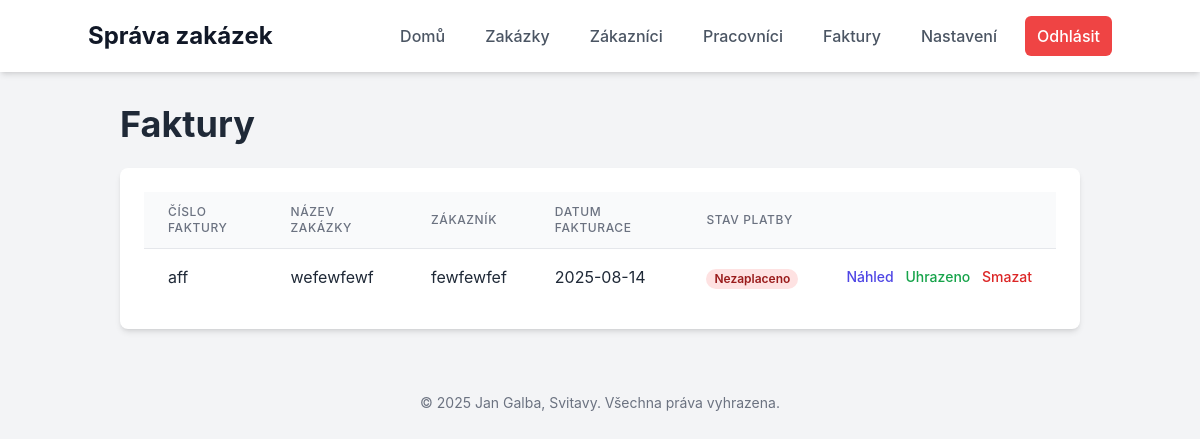
Screenshot of /invoices (signed in) with the database file from the repository.
### tables this page shows
CREATE TABLE invoices (
            id INTEGER PRIMARY KEY AUTOINCREMENT,
            job_id INTEGER UNIQUE NOT NULL,
            invoice_number TEXT NOT NULL,
            invoice_date TEXT NOT NULL,
            due_date TEXT NOT NULL,
            payment_type TEXT NOT NULL,
            total_price REAL NOT NULL,
            payment_status TEXT NOT NULL DEFAULT 'Nezaplaceno',
            FOREIGN KEY (job_id) REFERENCES jobs (id)
        );

CREATE TABLE jobs (
            id INTEGER PRIMARY KEY AUTOINCREMENT,
            job_number TEXT UNIQUE NOT NULL,
            job_name TEXT NOT NULL,
            description TEXT,
            customer_id INTEGER,
            status TEXT NOT NULL,
            due_date TEXT,
            price REAL,
            hourly_rate REAL,
            deposit REAL,
            total_paid REAL,
            is_invoiced INTEGER DEFAULT 0,
            invoice_date TEXT,
            payment_status TEXT DEFAULT 'Nezaplaceno',
            FOREIGN KEY (customer_id) REFERENCES customers (id)
        );

CREATE TABLE customers (
            id INTEGER PRIMARY KEY AUTOINCREMENT,
            name TEXT NOT NULL,
            company TEXT,
            address TEXT,
            phone TEXT,
            email TEXT
        );

### app.py (the view)
@app.route("/invoices")
@login_required
def invoice_list():
    conn = get_db_connection()
    invoices = conn.execute("""
        SELECT
            invoices.*,
            jobs.job_name,
            customers.name AS customer_name
        FROM invoices
        LEFT JOIN jobs ON invoices.job_id = jobs.id
        LEFT JOIN customers ON jobs.customer_id = customers.id
        ORDER BY invoices.invoice_date DESC
    """).fetchall()
    conn.close()
    return render_template("invoice_list.html", invoices=invoices)

### app.py (called while the page is built)
def get_db_connection():
    conn = sqlite3.connect(os.path.join(app.root_path, "zakazky.db"))
    conn.row_factory = sqlite3.Row
    return conn

def login_required(f):
    @wraps(f)
    def decorated_function(*args, **kwargs):
        if 'logged_in' not in session:
            return redirect(url_for('login'))
        return f(*args, **kwargs)
    return decorated_function

@app.before_request
def before_request():
    g.user = None
    if 'logged_in' in session:
        g.user = "admin"

### templates/invoice_list.html (shortened to what this page needs)
{% extends "layout.html" %}
{% block content %}
<div class="flex justify-between items-center mb-6">
    <h1 class="text-4xl font-bold">Faktury</h1>
</div>
<div class="bg-white p-6 rounded-lg shadow-md overflow-x-auto">
    <table class="min-w-full divide-y divide-gray-200">
        <thead class="bg-gray-50">
            <tr>
                <th class="px-6 py-3 text-left text-xs font-medium text-gray-500 uppercase tracking-wider">Číslo faktury</th>
                <th class="px-6 py-3 text-left text-xs font-medium text-gray-500 uppercase tracking-wider">Název zakázky</th>
                <th class="px-6 py-3 text-left text-xs font-medium text-gray-500 uppercase tracking-wider">Zákazník</th>
                <th class="px-6 py-3 text-left text-xs font-medium text-gray-500 uppercase tracking-wider">Datum fakturace</th>
                <th class="px-6 py-3 text-left text-xs font-medium text-gray-500 uppercase tracking-wider">Stav platby</th>
                <th class="px-6 py-3"></th>
            </tr>
        </thead>
        <tbody class="bg-white divide-y divide-gray-200">
            {% for invoice in invoices %}
            <tr>
                <td class="px-6 py-4 whitespace-nowrap">{{ invoice.invoice_number }}</td>
                <td class="px-6 py-4 whitespace-nowrap">{{ invoice.job_name }}</td>
                <td class="px-6 py-4 whitespace-nowrap">{{ invoice.customer_name }}</td>
                <td class="px-6 py-4 whitespace-nowrap">{{ invoice.invoice_date }}</td>
                <td class="px-6 py-4 whitespace-nowrap">
                    <span class="px-2 inline-flex text-xs leading-5 font-semibold rounded-full
                        {% if invoice.payment_status == 'Uhrazeno' %}
                            bg-green-100 text-green-800
                        {% elif invoice.payment_status == 'Nezaplaceno' %}
                            bg-red-100 text-red-800
                        {% else %}
                            bg-gray-100 text-gray-800
                        {% endif %}">
                        {{ invoice.payment_status }}
                    </span>
                </td>
                <td class="px-6 py-4 whitespace-nowrap text-right text-sm font-medium space-x-2">
                    <a href="{{ url_for('view_invoice', invoice_id=invoice.id) }}" class="text-indigo-600 hover:text-indigo-900">Náhled</a>
                    {% if invoice.payment_status == 'Nezaplaceno' %}
                    <form action="{{ url_for('set_invoice_paid', invoice_id=invoice.id) }}" method="post" class="inline" onsubmit="return confirm('Opravdu chcete označit fakturu jako uhrazenou?');">
                        <button type="submit" class="text-green-600 hover:text-green-900">Uhrazeno</button>
                    </form>
                    {% endif %}
                    <form action="{{ url_for('delete_invoice', invoice_id=invoice.id) }}" method="post" class="inline" onsubmit="return confirm('Opravdu chcete tuto fakturu smazat?');">
                        <button type="submit" class="text-red-600 hover:text-red-900">Smazat</button>
                    </form>
                </td>
            </tr>
            {% else %}
            <tr>
                <td colspan="6" class="px-6 py-4 text-center text-gray-500">Zatím nebyly vygenerovány žádné faktury.</td>
            </tr>
            {% endfor %}
        </tbody>
    </table>
</div>
{% endblock %}

### templates/layout.html (style rules this page uses)
body { font-family: 'Inter', sans-serif; }

### rows the page displays
invoices: invoice_number "aff", job_name "wefewfewf", customer_name "fewfewfef", invoice_date "2025-08-14", payment_status "Nezaplaceno"
